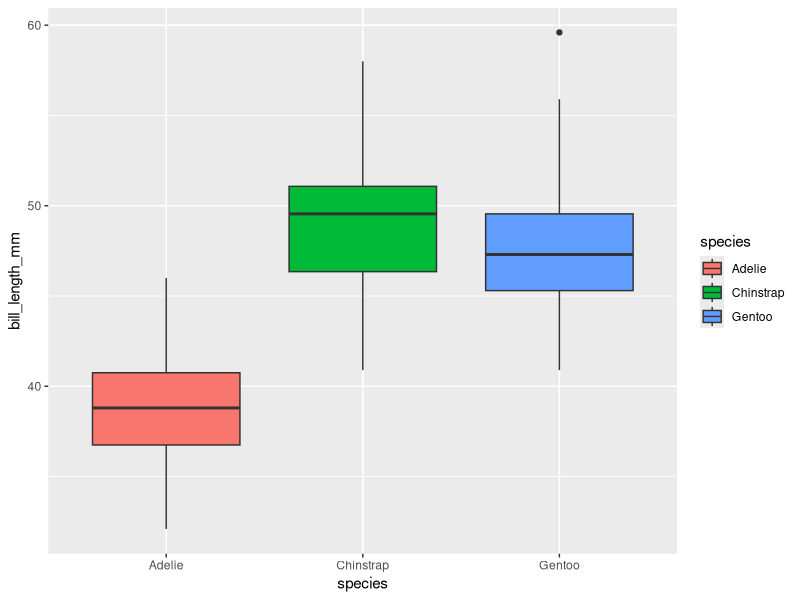

The R script that drew this image:
## ---- chunk 1
library(tidyverse)
library(palmerpenguins)
## ---- chunk 2
glimpse(penguins)
fivenum(penguins$bill_length_mm)

penguins |> 
  group_by(species) |>
  ggplot(mapping = aes(x = species, y = bill_length_mm, fill = species)) +
  geom_boxplot()
